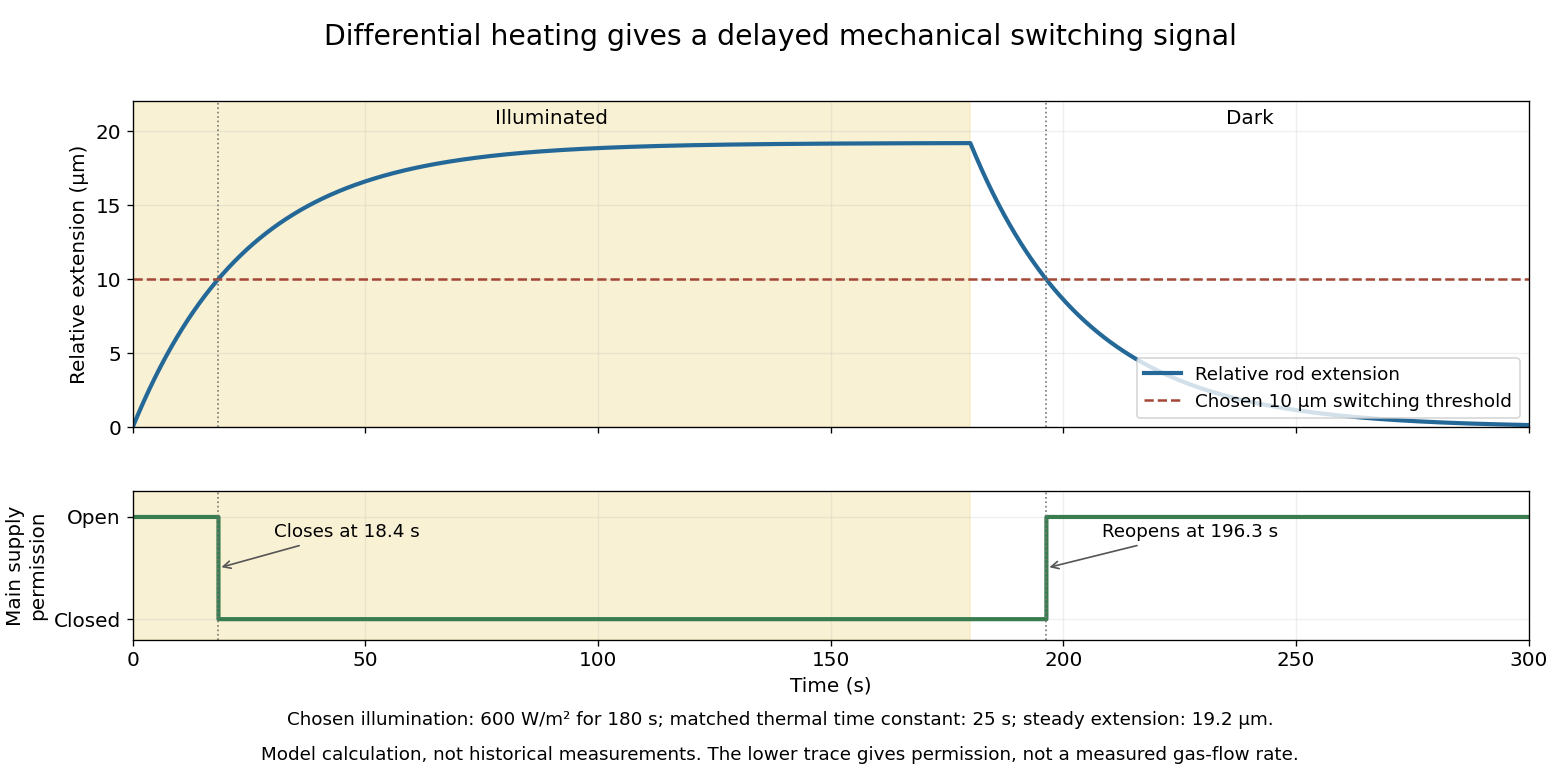

Generate this figure with Python:
"""Chosen matched-rod thermal model, no historical data; PNG to CWD."""
from pathlib import Path
import matplotlib
matplotlib.use('Agg')
import matplotlib.pyplot as plt
import numpy as np


def main():
    plt.rcParams.update({'font.size':12,'font.family':'DejaVu Sans'})
    length,alpha,area,ab,ar,capacity,conductance,irradiance=.2,20e-6,.002,.9,.1,5.,.2,600.
    tau=capacity/conductance
    steady=alpha*length*area*(ab-ar)*irradiance/conductance
    threshold=10e-6; stop=180.
    close=-tau*np.log1p(-threshold/steady)
    at_stop=steady*(-np.expm1(-stop/tau))
    reopen=stop+tau*np.log(at_stop/threshold)
    t=np.linspace(0,300,2001)
    displacement=np.where(t<=stop,steady*(-np.expm1(-t/tau)),at_stop*np.exp(-(t-stop)/tau))
    permission=(displacement<threshold).astype(float)
    fig,(ax,bx)=plt.subplots(2,1,figsize=(13,6.5),dpi=120,sharex=True,facecolor='white',gridspec_kw={'height_ratios':[2.2,1]})
    fig.subplots_adjust(left=.085,right=.98,bottom=.18,top=.87,hspace=.27)
    for panel in [ax,bx]:
        panel.axvspan(0,stop,color='#f5e4ab',alpha=.5)
        panel.grid(alpha=.2)
    ax.plot(t,displacement*1e6,color='#246898',linewidth=2.5,label='Relative rod extension')
    ax.axhline(threshold*1e6,color='#a44737',linestyle='--',label='Chosen 10 µm switching threshold')
    ax.set(ylabel='Relative extension (µm)',ylim=(0,22),xlim=(0,300))
    ax.legend(loc='lower right',fontsize=11)
    ax.text(90,20.5,'Illuminated',ha='center',fontsize=12)
    ax.text(240,20.5,'Dark',ha='center',fontsize=12)
    bx.step(t,permission,where='post',color='#397c50',linewidth=2.5)
    bx.set(yticks=[0,1],yticklabels=['Closed','Open'],ylim=(-.2,1.25),xlabel='Time (s)',ylabel='Main supply\npermission')
    for when,label in [(close,f'Closes at {close:.1f} s'),(reopen,f'Reopens at {reopen:.1f} s')]:
        ax.axvline(when,color='#777',linestyle=':',linewidth=1)
        bx.axvline(when,color='#777',linestyle=':',linewidth=1)
        bx.annotate(label,xy=(when,.5),xytext=(when+12,.8),fontsize=11,arrowprops={'arrowstyle':'->','color':'#555'})
    fig.suptitle('Differential heating gives a delayed mechanical switching signal',fontsize=17,y=.97)
    fig.text(.5,.07,'Chosen illumination: 600 W/m² for 180 s; matched thermal time constant: 25 s; steady extension: 19.2 µm.',ha='center',fontsize=11)
    fig.text(.5,.025,'Model calculation, not historical measurements. The lower trace gives permission, not a measured gas-flow rate.',ha='center',fontsize=11)
    fig.savefig(Path.cwd()/(Path(__file__).stem+'.png'),facecolor='white')
    plt.close(fig)


if __name__=='__main__':
    main()
